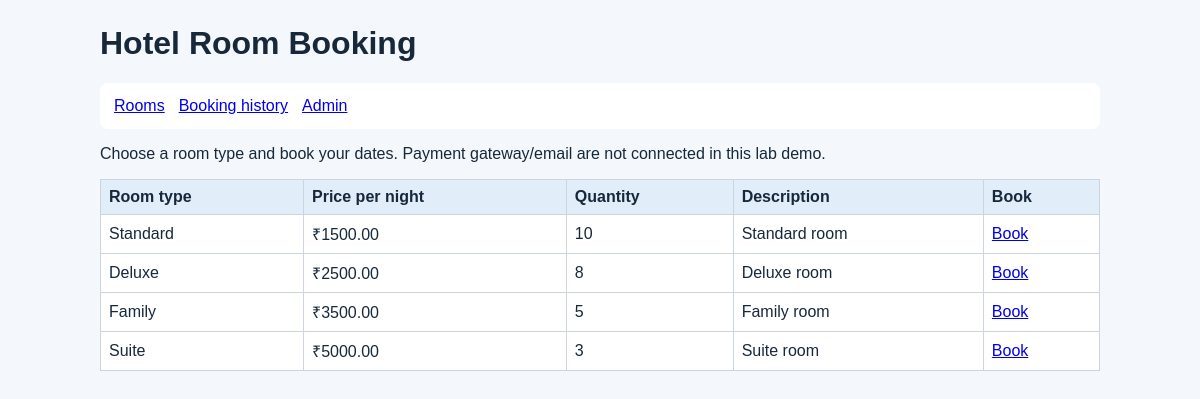
The app's page /hotel/index.php with its own data.
### tables this page shows
CREATE TABLE IF NOT EXISTS rooms(id INT AUTO_INCREMENT PRIMARY KEY,room_type VARCHAR(80),price DECIMAL(10,2),quantity INT,description VARCHAR(255));

### hotel/index.php (the view)
<?php require '../common.php';startpage('Hotel Room Booking');nav('<a href="index.php">Rooms</a><a href="history.php">Booking history</a><a href="admin.php">Admin</a>');$rs=$conn->query('SELECT * FROM rooms');?><p>Choose a room type and book your dates. Payment gateway/email are not connected in this lab demo.</p><table><tr><th>Room type</th><th>Price per night</th><th>Quantity</th><th>Description</th><th>Book</th></tr><?php while($r=$rs->fetch_assoc()):?><tr><td><?=e($r['room_type'])?></td><td>₹<?=$r['price']?></td><td><?=$r['quantity']?></td><td><?=e($r['description'])?></td><td><a href="book.php?id=<?=$r['id']?>">Book</a></td></tr><?php endwhile;?></table><?php endpage();?>

### common.php (shortened to what this page needs)
<?php
function e($x){return htmlspecialchars((string)$x,ENT_QUOTES,'UTF-8');}
function startpage($title){echo '<!doctype html><html><head><meta name="viewport" content="width=device-width,initial-scale=1"><title>'.e($title).'</title><style>body{font-family:Arial;max-width:1000px;margin:25px auto;padding:0 15px;background:#f4f7fb;color:#17283b}nav,form,.box{background:white;padding:14px;margin:12px 0;border-radius:8px}nav a{margin-right:14px}input,select,button{padding:8px;margin:5px}button{background:#175d91;color:white;border:0;border-radius:4px}table{width:100%;border-collapse:collapse;background:white}td,th{padding:8px;border:1px solid #ccd5df;text-align:left}th{background:#e1edf8}.msg{background:#e0f5e5;padding:10px}</style></head><body><h1>'.e($title).'</h1>';}
function nav($s){echo '<nav>'.$s.'</nav>';}
function endpage(){echo '</body></html>';}
?>

### common.php (style rules this page uses)
body { font-family:Arial;max-width:1000px;margin:25px auto;padding:0 15px;background:#f4f7fb;color:#17283b }
nav,form,.box { background:white;padding:14px;margin:12px 0;border-radius:8px }
nav a { margin-right:14px }
table { width:100%;border-collapse:collapse;background:white }
td,th { padding:8px;border:1px solid #ccd5df;text-align:left }
th { background:#e1edf8 }

### records on screen
rooms: room_type "Standard", price "1500.00", quantity "10", description "Standard room"
rooms: room_type "Deluxe", price "2500.00", quantity "8", description "Deluxe room"
rooms: room_type "Family", price "3500.00", quantity "5", description "Family room"
rooms: room_type "Suite", price "5000.00", quantity "3", description "Suite room"

### other values on screen
$title "Hotel Room Booking"
$s "Rooms Booking history Admin"
